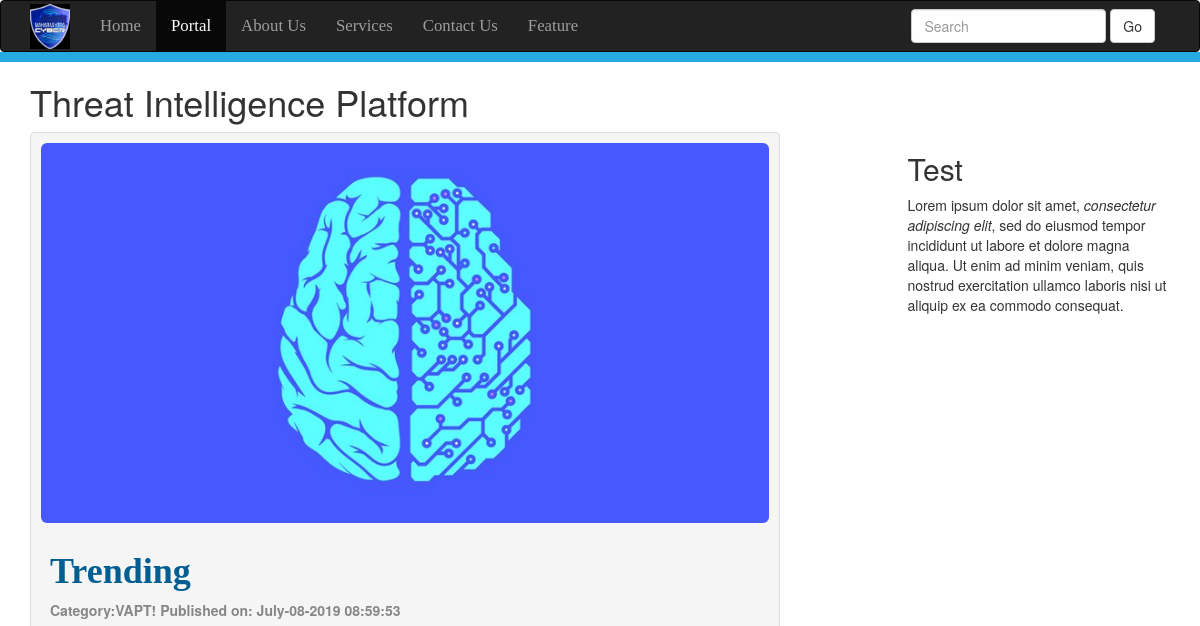
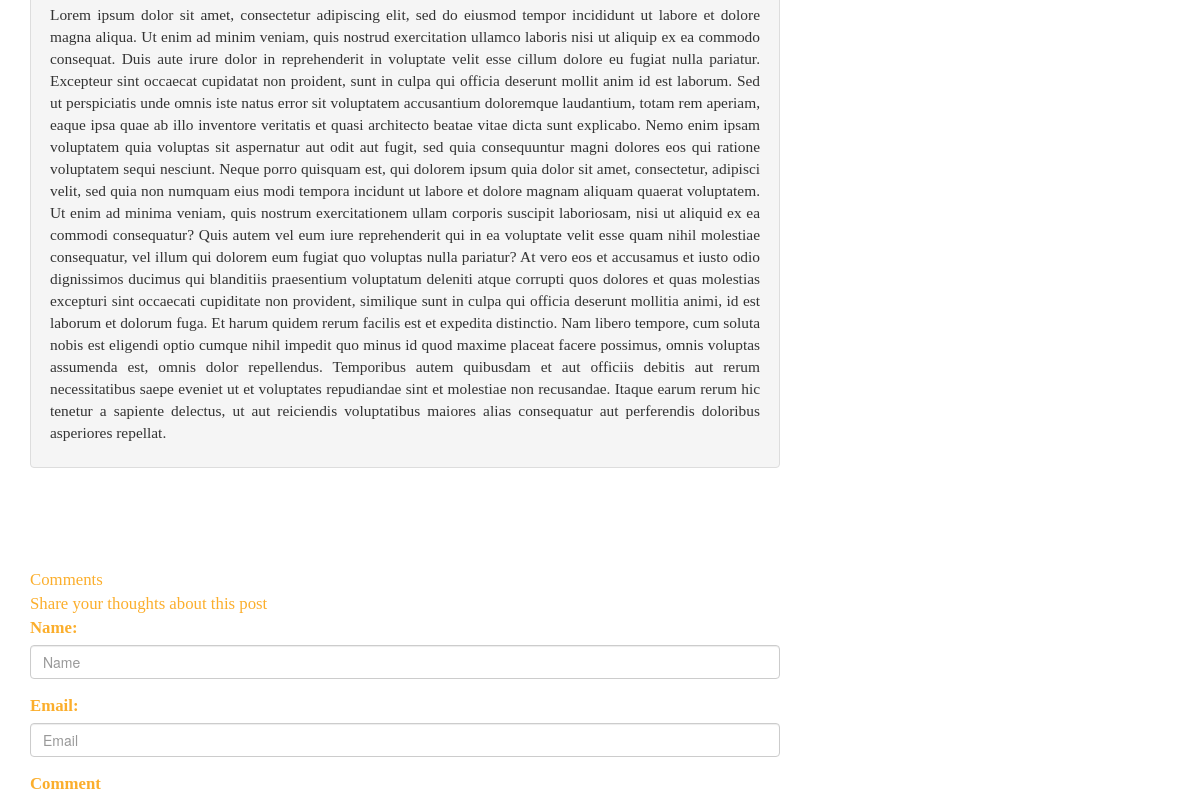
/FullPost.php?id=6 (upper part), run on an earlier commit of the app's database (2 pictures, top to bottom).
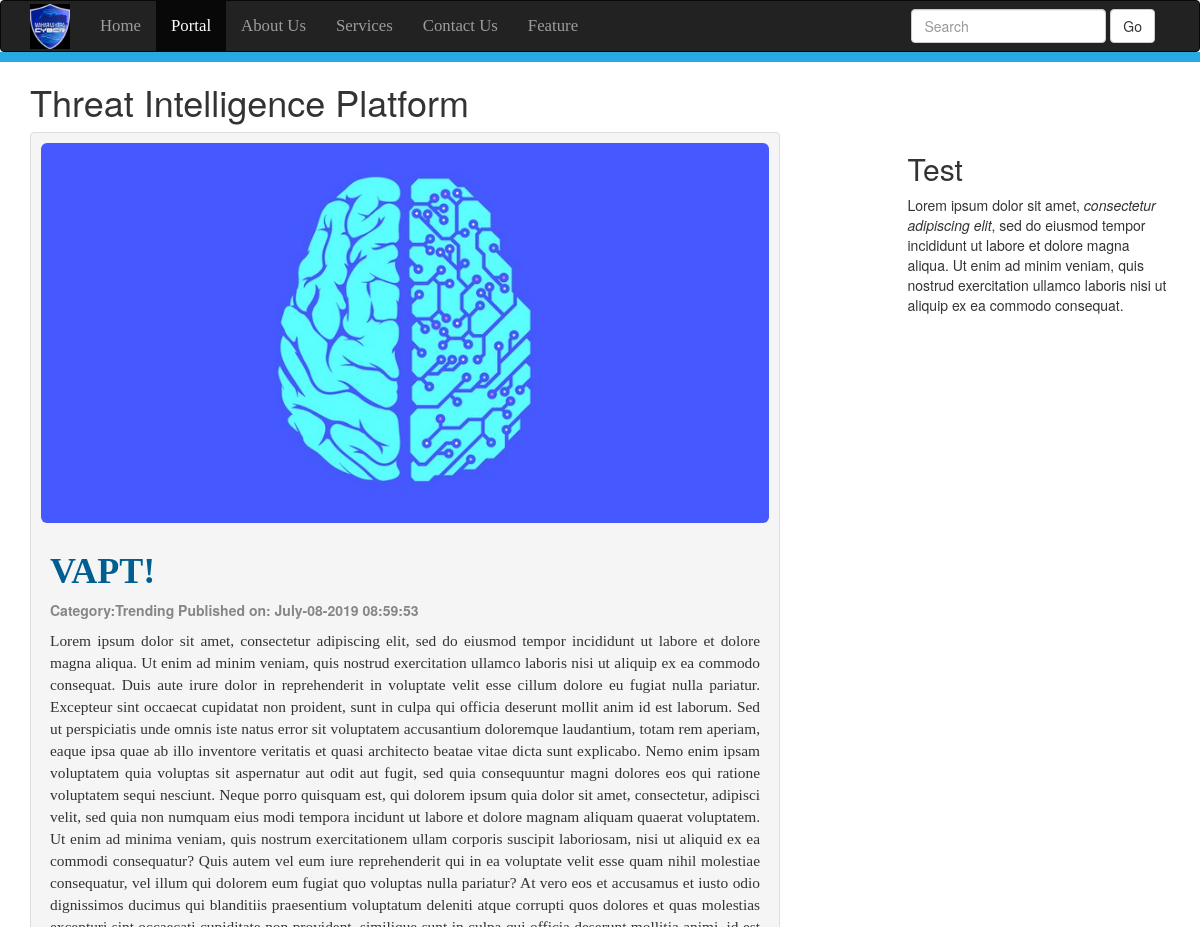
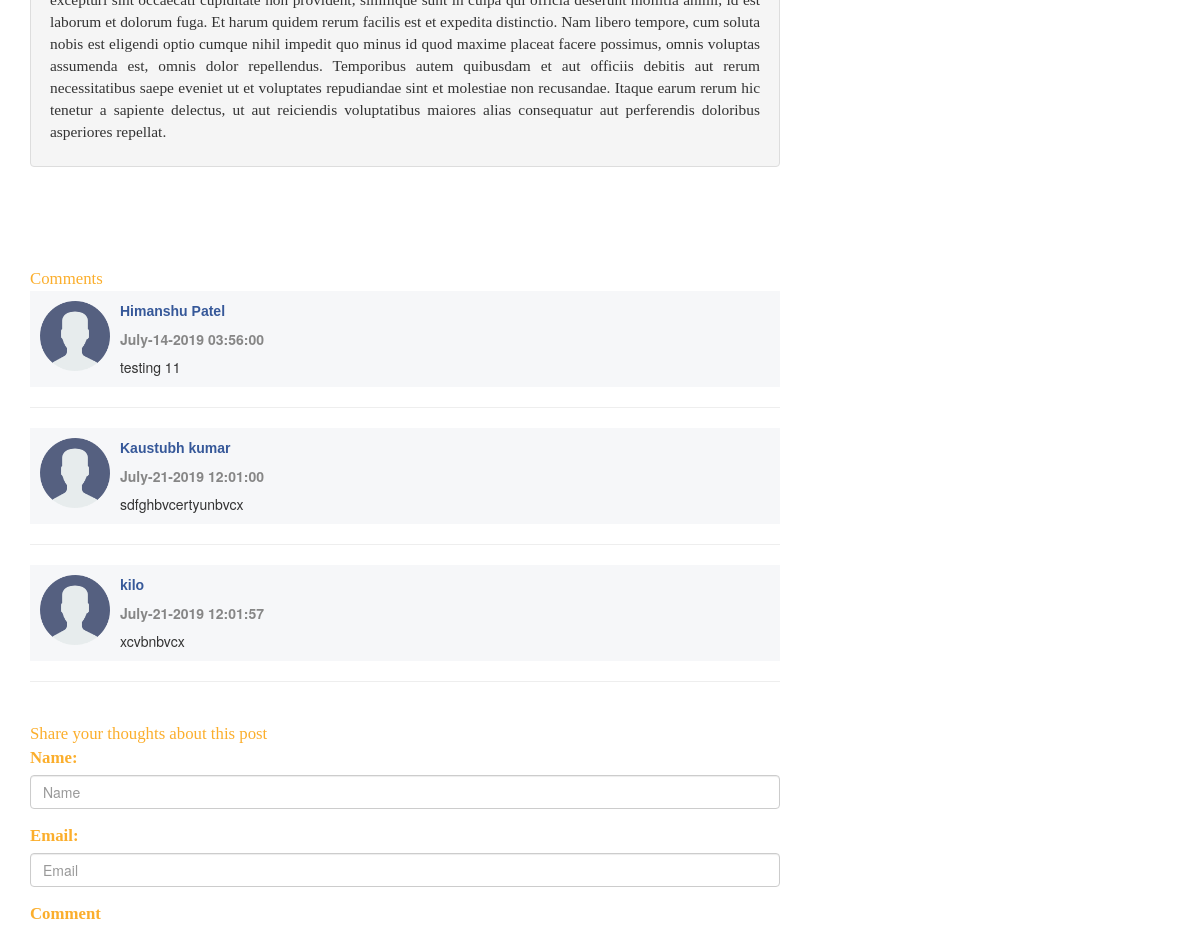
And on a later commit of the database (2 pictures, top to bottom).
### tables this page shows
CREATE TABLE `admin_panel` (
  `id` int(10) NOT NULL,
  `datetime` varchar(50) NOT NULL,
  `category` varchar(250) NOT NULL,
  `title` varchar(200) NOT NULL,
  `author` varchar(100) NOT NULL,
  `image` varchar(300) NOT NULL,
  `post` varchar(20000) NOT NULL
);

CREATE TABLE `comments` (
  `id` int(10) NOT NULL,
  `datetime` varchar(50) NOT NULL,
  `name` varchar(200) NOT NULL,
  `email` varchar(200) NOT NULL,
  `comment` varchar(500) NOT NULL,
  `status` varchar(5) NOT NULL,
  `admin_panel_id` int(10) NOT NULL,
  `approvedby` varchar(200) NOT NULL
);

### FullPost.php (the view, shortened to what the changed rows need)
<!DOCTYPE>
<html>
    <head>
        <link rel="stylesheet" href="css/bootstrap.min.css">
        <link rel="stylesheet" href="css/publicstyles.css">
    </head>
    <body>
        <div class="container">
            <div class="blog header">
            <h1>Threat Intelligence Platform</h1>
            </div>
        <div class="row">
            <div class="col-sm-8">
            <?php
            global $connection;
            if(isset($_GET["SearchButton"])){
                $Search=mysqli_real_escape_string($connection, $_REQUEST["Search"]);
                $ViewQuery="SELECT * FROM admin_panel
                WHERE datetime LIKE '%$Search%' OR title LIKE '%$Search%'
                OR category LIKE '%$Search%' or post LIKE '%$Search$'";
            }
            else{
            $PostIDFromURL=mysqli_real_escape_string($connection, $_REQUEST["id"]);
            $ViewQuery="SELECT * FROM admin_panel  WHERE id='$PostIDFromURL'
            ORDER BY datetime desc";}
            $Execute=mysqli_query($connection,$ViewQuery);
            while($DataRows=mysqli_fetch_array($Execute)){
                $DateTime=$DataRows["datetime"];
                $Title=$DataRows["title"];
                $Category=$DataRows["category"];
                $Image=$DataRows["image"];
                $Post=$DataRows["post"];
            ?>
            <div class="blogpost thumbnail">
                <img class="img-responsive img-rounded" src="Upload/<?php echo $Image; ?>">
            <div class="caption">
                    <h1 id="heading"><?php echo htmlentities($Title); ?></h1>
            <p class="description">Category:<?php echo htmlentities($Category); ?> Published on:
            <?php echo htmlentities($DateTime); ?> </p>
            <p class="post"><?php
            echo $Post; ?> </p>
            </div>
            </div>
            <?php } ?>
            <br><br>
            <br><br>
            <span class="FieldInfo">Comments</span>
            <?php
            global $connection;
            $PostIDForComments=mysqli_real_escape_string($connection, $_REQUEST["id"]);
            $ExtractingCommentsQuery="SELECT * FROM comments
            WHERE admin_panel_id='$PostIDForComments' AND status='ON'";
            $Execute=mysqli_query($connection,$ExtractingCommentsQuery);
            while($DataRows=mysqli_fetch_array($Execute)){
                $CommentDate=$DataRows["datetime"];
                $CommenterName=$DataRows["name"];
                $CommentbyUsers=$DataRows["comment"];
            ?>
            <div class="CommentBlock">
                <img style="margin-left: 10px; margin-top: 10px;"class="pull-left" src="images/comment.png" width=70px; height=70px;>
                <p style="margin-left: 90px;"class="Comment-Info"><?php echo $CommenterName; ?></p>
                <p style="margin-left: 90px;"class="description"><?php echo $CommentDate; ?></p>
                <p style="margin-left: 90px;"class="Comment"><?php echo $CommentbyUsers; ?></p>
            </div>
            <hr>
            <?php } ?>
            <br>
            <span class ="FieldInfo">Share your thoughts about this post</span>
            <div>
        <form action="fullPost?id=<?php echo $_REQUEST["id" ]; ?>" method="post" enctype="multipart/form-data">
        <br>
        </form>
        </div>
            </div>
            <div class="col-sm-offset-1 col-sm-3">
            <h2>Test</h2>
            </div>
        </div>
</div>
    </body>
</html>

What changed in the data, as far as the page shows it:
changed admin_panel "VAPT!": title "Trending" → "VAPT!"; category "VAPT!" → "Trending"
now on this page (row edited): comments: name "Himanshu Patel", datetime "July-14-2019 03:56:00", comment "testing 11"
added comments: name "Kaustubh kumar", datetime "July-21-2019 12:01:00", comment "sdfghbvcertyunbvcx"
added comments: name "kilo", datetime "July-21-2019 12:01:57", comment "xcvbnbvcx"
